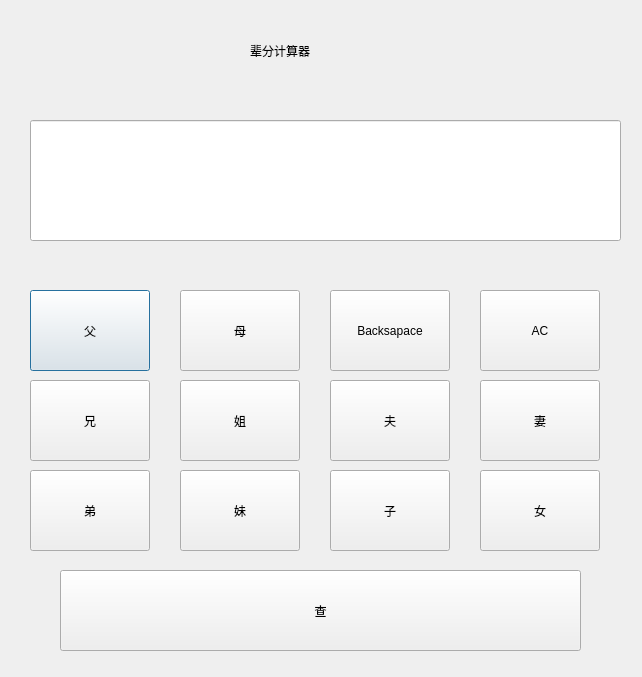
<?xml version="1.0" encoding="UTF-8"?>
<ui version="4.0">
 <class>RC</class>
 <widget class="QDialog" name="RC">
  <property name="geometry">
   <rect>
    <x>0</x>
    <y>0</y>
    <width>642</width>
    <height>677</height>
   </rect>
  </property>
  <property name="windowTitle">
   <string>Dialog</string>
  </property>
  <widget class="QPushButton" name="faBtn">
   <property name="geometry">
    <rect>
     <x>30</x>
     <y>290</y>
     <width>120</width>
     <height>81</height>
    </rect>
   </property>
   <property name="text">
    <string>父</string>
   </property>
  </widget>
  <widget class="QPushButton" name="maBtn">
   <property name="geometry">
    <rect>
     <x>180</x>
     <y>290</y>
     <width>120</width>
     <height>81</height>
    </rect>
   </property>
   <property name="text">
    <string>母</string>
   </property>
  </widget>
  <widget class="QPushButton" name="bsBtn">
   <property name="geometry">
    <rect>
     <x>330</x>
     <y>290</y>
     <width>120</width>
     <height>81</height>
    </rect>
   </property>
   <property name="text">
    <string>Backsapace</string>
   </property>
  </widget>
  <widget class="QPushButton" name="acBtn">
   <property name="geometry">
    <rect>
     <x>480</x>
     <y>290</y>
     <width>120</width>
     <height>81</height>
    </rect>
   </property>
   <property name="text">
    <string>AC</string>
   </property>
  </widget>
  <widget class="QPushButton" name="xiongBtn">
   <property name="geometry">
    <rect>
     <x>30</x>
     <y>380</y>
     <width>120</width>
     <height>81</height>
    </rect>
   </property>
   <property name="text">
    <string>兄</string>
   </property>
  </widget>
  <widget class="QPushButton" name="jieBtn">
   <property name="geometry">
    <rect>
     <x>180</x>
     <y>380</y>
     <width>120</width>
     <height>81</height>
    </rect>
   </property>
   <property name="text">
    <string>姐</string>
   </property>
  </widget>
  <widget class="QPushButton" name="hanBtn">
   <property name="geometry">
    <rect>
     <x>330</x>
     <y>380</y>
     <width>120</width>
     <height>81</height>
    </rect>
   </property>
   <property name="text">
    <string>夫</string>
   </property>
  </widget>
  <widget class="QPushButton" name="wifeBtn">
   <property name="geometry">
    <rect>
     <x>480</x>
     <y>380</y>
     <width>120</width>
     <height>81</height>
    </rect>
   </property>
   <property name="text">
    <string>妻</string>
   </property>
  </widget>
  <widget class="QPushButton" name="diBtn">
   <property name="geometry">
    <rect>
     <x>30</x>
     <y>470</y>
     <width>120</width>
     <height>81</height>
    </rect>
   </property>
   <property name="text">
    <string>弟</string>
   </property>
  </widget>
  <widget class="QPushButton" name="meiBtn">
   <property name="geometry">
    <rect>
     <x>180</x>
     <y>470</y>
     <width>120</width>
     <height>81</height>
    </rect>
   </property>
   <property name="text">
    <string>妹</string>
   </property>
  </widget>
  <widget class="QPushButton" name="sonBtn">
   <property name="geometry">
    <rect>
     <x>330</x>
     <y>470</y>
     <width>120</width>
     <height>81</height>
    </rect>
   </property>
   <property name="text">
    <string>子</string>
   </property>
  </widget>
  <widget class="QPushButton" name="durBtn">
   <property name="geometry">
    <rect>
     <x>480</x>
     <y>470</y>
     <width>120</width>
     <height>81</height>
    </rect>
   </property>
   <property name="text">
    <string>女</string>
   </property>
  </widget>
  <widget class="QPushButton" name="searchBtn">
   <property name="geometry">
    <rect>
     <x>60</x>
     <y>570</y>
     <width>521</width>
     <height>81</height>
    </rect>
   </property>
   <property name="text">
    <string>查</string>
   </property>
  </widget>
  <widget class="QLineEdit" name="lineEdit">
   <property name="geometry">
    <rect>
     <x>30</x>
     <y>120</y>
     <width>591</width>
     <height>121</height>
    </rect>
   </property>
  </widget>
  <widget class="QLabel" name="label">
   <property name="geometry">
    <rect>
     <x>250</x>
     <y>30</y>
     <width>201</width>
     <height>41</height>
    </rect>
   </property>
   <property name="styleSheet">
    <string notr="true">font: 75 17pt &quot;Ubuntu Condensed&quot;;</string>
   </property>
   <property name="text">
    <string>辈分计算器</string>
   </property>
  </widget>
 </widget>
 <resources/>
 <connections/>
</ui>
